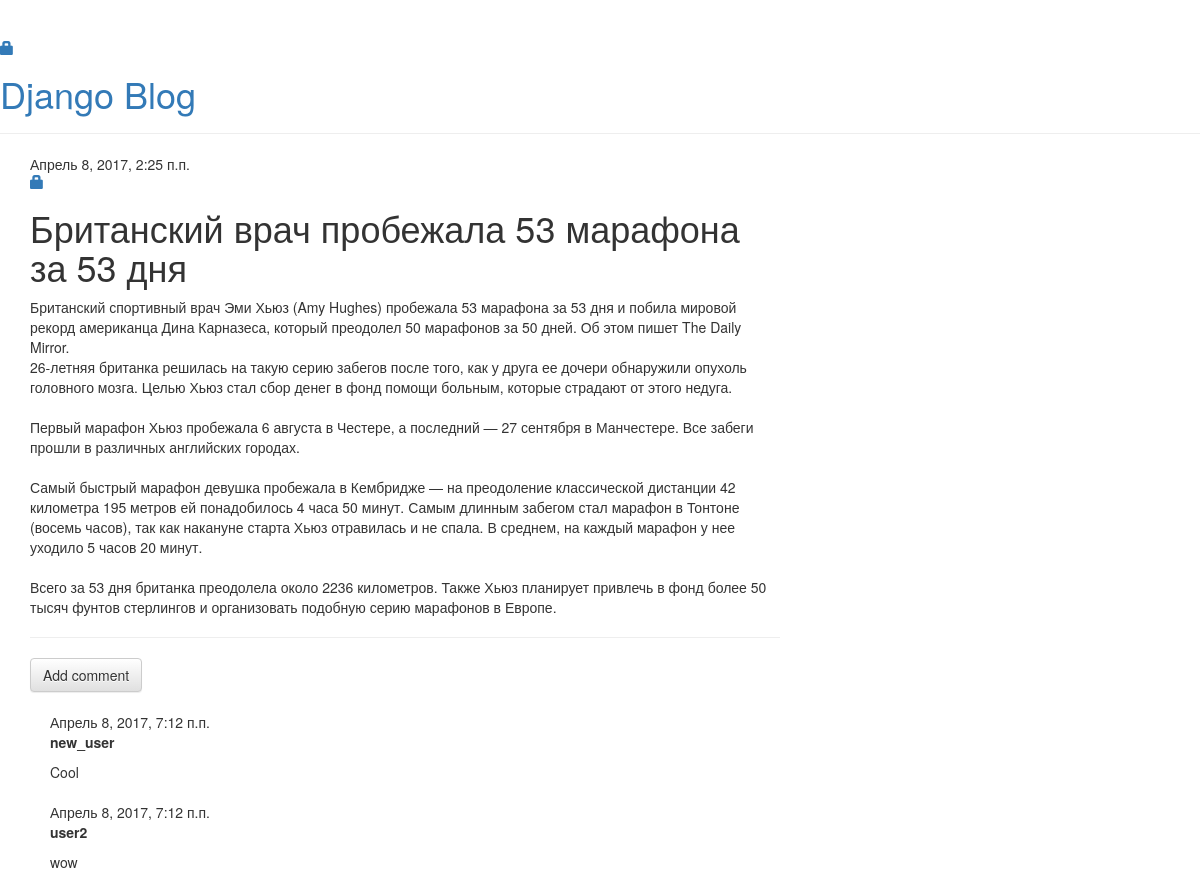
/post/5/, run on the app's committed database.
### blog/models.py (models this page shows, shortened)
class Post(models.Model):
    author = models.ForeignKey('auth.User')
    title = models.CharField(max_length=200)
    text = models.TextField()
    created_date = models.DateTimeField(
            default=timezone.now)
    published_date = models.DateTimeField(
            blank=True, null=True)

class Comment(models.Model):
    post = models.ForeignKey('blog.Post', related_name='comments')
    author = models.CharField(max_length=200)
    text = models.TextField()
    created_date = models.DateTimeField(default=timezone.now)
    approved_comment = models.BooleanField(default=False)

### blog/views.py (the view)
# urls.py: url(r'^post/(?P<pk>[0-9]+)/$', views.post_detail, name='post_detail'),
def post_detail(request, pk):
    post = get_object_or_404(Post, pk=pk)
    return render(request, 'blog/post_detail.html', {'post': post})

### blog/templates/blog/post_detail.html
{% extends 'blog/base.html' %}
    {% block content %}
        <div class="post">
            {% if post.published_date %}
                <div class="date">
                    {{ post.published_date }}
                </div>
            {% endif %}
        {% if user.is_authenticated %}
            <a class="btn btn-default" href="{% url 'post_edit' pk=post.pk %}"><span class="glyphicon glyphicon-pencil"></span></a>
        {% else %}
            <a href="{% url 'login' %}" class="top-menu"><span class="glyphicon glyphicon-lock"></span></a>
        {% endif %}
            <h1>{{ post.title }}</h1>
            <p>{{ post.text|linebreaksbr }}</p>
        </div>
        <hr>
        <a class="btn btn-default" href="{% url 'add_comment_to_post' pk=post.pk %}">Add comment</a>
        {% for comment in post.comments.all %}
            <div class="comment">
                <div class="date">{{ comment.created_date }}</div>
                <strong>{{ comment.author }}</strong>
                <p>{{ comment.text|linebreaks }}</p>
            </div>
        {% empty %}
            <p>No comments here yet :(</p>
        {% endfor %}
    {% endblock %}

### blog/static/css/blog.css (style rules this page uses)
.comment { margin: 20px 0px 20px 20px; }

### data on the page
Post: published_date "Апрель 8, 2017, 2:25 п.п.", title "Британский врач пробежала 53 марафона за 53 дня", text "Британский спортивный врач Эми Хьюз (Amy Hughes) пробежала 53 марафона за 53 дня и побила мировой рекорд американца Дина Карназеса, который преодолел 50 марафонов за 50 дней. Об этом пишет The Daily Mirror. 26-летняя британка решилась на такую серию забегов после того, как у друга ее дочери обнаружили опухоль головного мозга. Целью Хьюз стал сбор денег в фонд помощи больным, которые страдают от этого недуга. Первый марафон Хьюз пробежала 6 августа в Честере, а последний — 27 сентября в Манчестере. Все забеги прошли в различных английских городах. Самый быстрый марафон девушка пробежала в Кембридже — на преодоление классической дистанции 42 километра 195 метров ей понадобилось 4 часа 50…"
Comment: created_date "Апрель 8, 2017, 7:12 п.п.", author "new_user", text "Cool"
Comment: created_date "Апрель 8, 2017, 7:12 п.п.", author "user2", text "wow"
